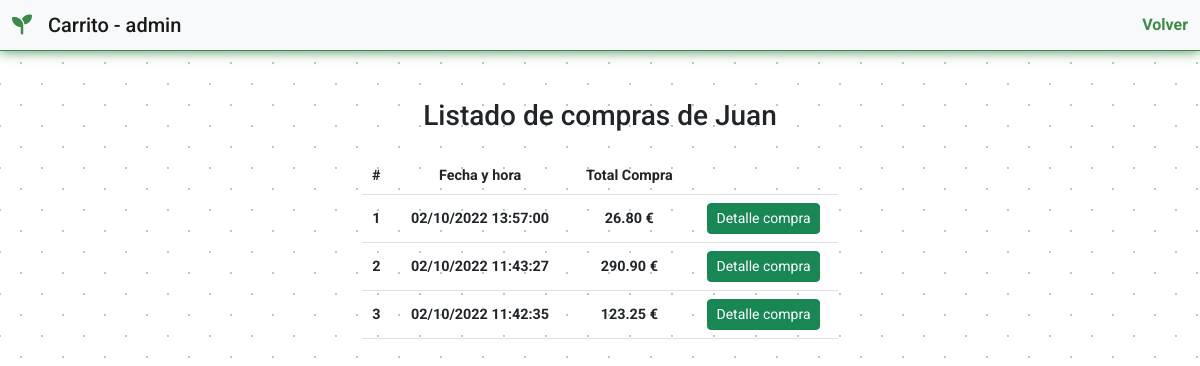
Page /php/usuario.php?user_id=15 (signed in) on the committed database.
### tables this page shows
CREATE TABLE `usuarios` (
  `user_id` int(11) NOT NULL,
  `user_name` varchar(20) NOT NULL,
  `user_surname` varchar(50) NOT NULL,
  `user_pass` varchar(20) NOT NULL,
  `user_email` varchar(50) NOT NULL
);

CREATE TABLE `compra` (
  `id_compra` int(11) NOT NULL,
  `id_usuario_compra` int(11) NOT NULL,
  `total_compra` float(10,2) NOT NULL,
  `fecha_compra` datetime NOT NULL DEFAULT current_timestamp()
);

### php/usuario.php (the view, shortened to what this page needs)
<?php
  include_once './connect.php';
  $usuario = $_GET['user_id'];
  $lista_compras_query = "SELECT * FROM compra WHERE id_usuario_compra = $usuario ORDER BY fecha_compra DESC";
  try {
    $lista_compras_connect = $pdoConnection->prepare($lista_compras_query);
    $lista_compras_connect->execute(array());
    $resultados_lista_compras = $lista_compras_connect->fetchAll(PDO::FETCH_ASSOC);
  } catch (Exception $err){
  print 'Error!: ' . $err->getMessage() . '<br>';
  die();
  }
?>
<!DOCTYPE html>
<html lang='en'>
<head>
  <link rel='stylesheet' href='https://cdn.jsdelivr.net/npm/bootstrap@5.2.1/dist/css/bootstrap.min.css'>
   <link rel='stylesheet' href='https://cdnjs.cloudflare.com/ajax/libs/font-awesome/6.2.0/css/all.min.css' />
  <link rel='stylesheet' href='../css/admin.css'>
</head>
<body>
  <header class='mb-5'>
      <nav class='navbar bg-light'>
        <div class='container-fluid'>
          <span class='navbar-brand mb-0 h1'><i class='fa-solid fa-seedling'></i>Carrito - <?php echo $_SESSION['user']; ?></span>
          <span class='text-right'>
            <a href='../index.php'>Volver</a>
          </span>
        </div>
      </nav>
  </header>
  <main class='container col-10'>
      <div class='row'>
      <?php
        if(isset($_SESSION['user_id']) && ($_SESSION['user_id'] == $_GET['user_id'] || $_SESSION['user'] == 'admin')){
          $sql_nombre_usuario = "SELECT * FROM usuarios WHERE user_id = $usuario";
          try {
            $nombre_usuario_connect = $pdoConnection->prepare($sql_nombre_usuario);
            $nombre_usuario_connect->execute(array());
            $resultado_nombre_usuario = $nombre_usuario_connect->fetchAll(PDO::FETCH_ASSOC);
          } catch (Exception $err){
          print 'Error!: ' . $err->getMessage() . '<br>';
          die();
          }
          foreach ($resultado_nombre_usuario as $key => $value) {
            $nombre_usuario = $value['user_name'];
          }
          echo "
          <div class='offset-3 col-6'>
            <h3 class='text-center mb-4'>Listado de compras de $nombre_usuario</h3>
            <table class='table table-hover text-center align-middle'>
              <thead>
                <tr>
                  <th scope='col'>#</th>
                  <th scope='col'>Fecha y hora</th>
                  <th scope='col'>Total Compra</th>
                  <th></th>
                </tr>
              </thead>
              <tbody>";
              foreach ($resultados_lista_compras as $key => $value) {
                $date = new DateTime($value['fecha_compra']);
                echo
                "
                    <tr data-bs-toggle='collapse' data-bs-target='#r$key'>
                      <th scope='row'>" . $key + 1 . "</th>
                      <td>" . date_format($date, 'd/m/Y G:i:s') . "</td>
                      <td>" . number_format($value['total_compra'], 2) . " €</td>
                      <td>
                        <button class='btn btn-success btn-sm' type='button' data-bs-toggle='collapse' data-bs-target='#r$key' aria-expanded='false'>
                          Detalle compra
                        </button>
                      </td>
                    </tr>";
              }
            echo "
                </div>
                </tbody>
              </table>
            </div>";
        } else echo "
            <div class='text-center mt-5 alert alert-danger' role='alert'>
              <h2>Acceso limitado al propio usuario.</h2>
            </div>";
      ?>
  </main>
</body>
</html>

### css/admin.css (style rules this page uses)
:root { --main-color: #3f8a4b; }
* { margin: 0; padding: 0; box-sizing: border-box; user-select: none; }
body { font-family: 'Roboto', sans-serif; background-color: white; background-image: radial-gradient(var(--main-color) .2px, transparent 1.05px), radial-gradient(var(--main-color) .2px, white 1.05px); background-size: 42px 42px; background-position: 0 0,21px 21px; }
a { text-decoration: none; font-weight: bold; color: var(--main-color); }
header { border-bottom: 1px solid var(--main-color); box-shadow: 0 0 12px var(--main-color); }
.fa-seedling { color: var(--main-color); margin-right: 1rem; }
table { font-size: .9rem; font-weight: bold; }

### rows in the picture
usuarios: user_name "Juan"
compra: fecha_compra "02/10/2022 13:57:00", total_compra "26.80"
compra: fecha_compra "02/10/2022 11:43:27", total_compra "290.90"
compra: fecha_compra "02/10/2022 11:42:35", total_compra "123.25"

### other values in the picture
$_SESSION['user'] "admin"
